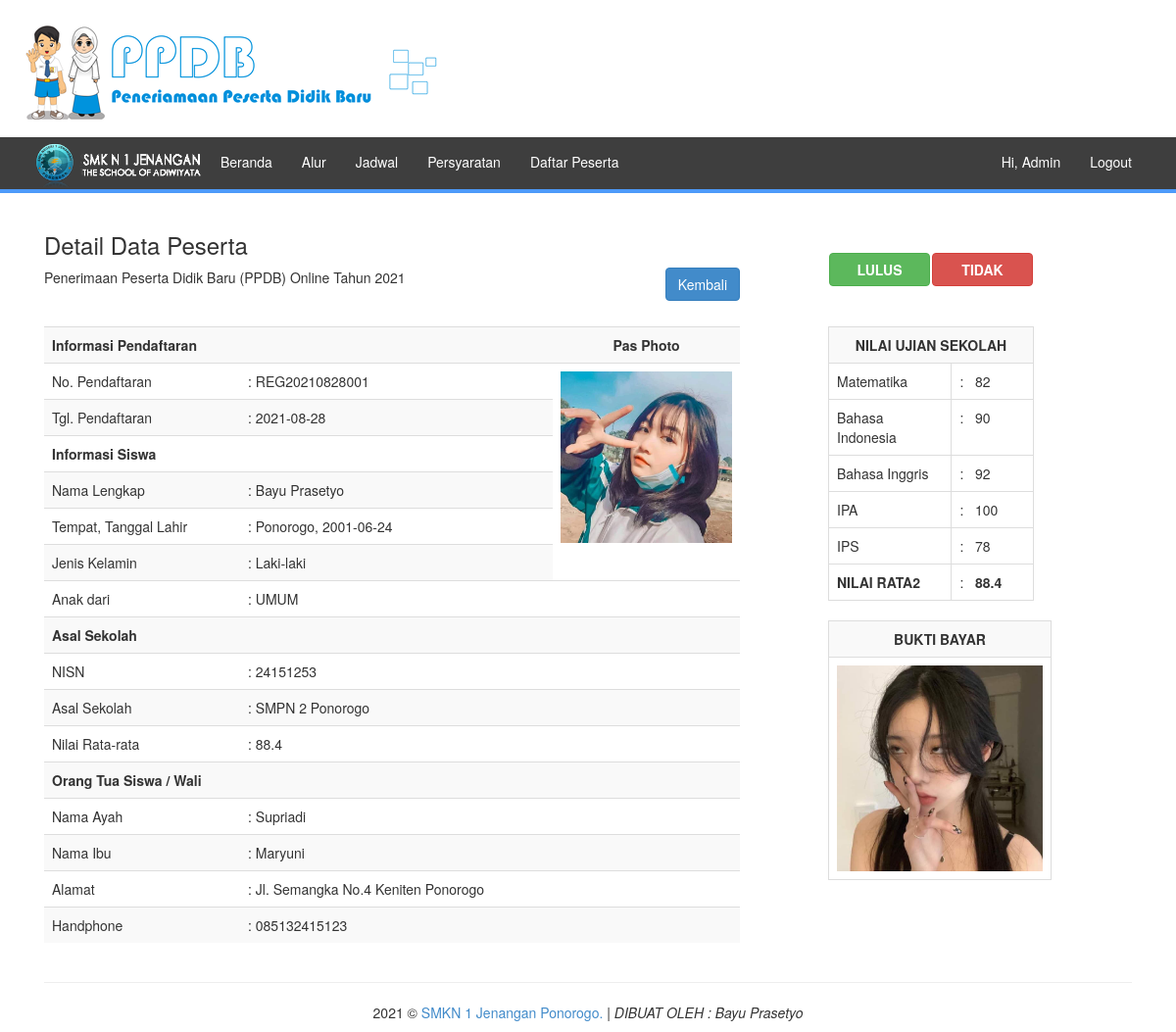
Screenshot of /admin/adm_detail_peserta.php?id=REG20210828001 with the database file from the repository.
### tables this page shows
CREATE TABLE `daftar` (
  `dfr_no` varchar(20) NOT NULL,
  `dfr_tanggal` date DEFAULT NULL,
  `dfr_password` varchar(50) NOT NULL,
  `dfr_nama` varchar(50) NOT NULL,
  `dfr_jekel` enum('1','2') DEFAULT NULL,
  `dfr_tmp_lahir` varchar(20) DEFAULT NULL,
  `dfr_tgl_lahir` date DEFAULT NULL,
  `dfr_agama` enum('1','2','3','4','5') DEFAULT NULL,
  `dfr_anak_dr` enum('1','2','3','4') DEFAULT NULL,
  `dfr_nisn` varchar(50) DEFAULT NULL,
  `dfr_asal_sekolah` text DEFAULT NULL,
  `dfr_almt_sekolah` text DEFAULT NULL,
  `dfr_pas_photo` text DEFAULT NULL,
  `dfr_nilai_mm` int(11) DEFAULT NULL,
  `dfr_nilai_indo` int(11) DEFAULT NULL,
  `dfr_nilai_eng` int(11) DEFAULT NULL,
  `dfr_nilai_ipa` int(11) DEFAULT NULL,
  `dfr_nilai_ips` int(11) DEFAULT NULL,
  `dfr_ayah` varchar(20) DEFAULT NULL,
  `dfr_ibu` varchar(20) DEFAULT NULL,
  `dfr_alamat` text DEFAULT NULL,
  `dfr_hp_ortu` varchar(12) DEFAULT NULL,
  `status` enum('R','S') DEFAULT NULL,
  `filetf` text DEFAULT NULL,
  PRIMARY KEY (`dfr_no`)
);

### admin/adm_detail_peserta.php (the view, shortened to what this page needs)
<?php
include 'adm_header.php';
include '../koneksi.php';
$username = $_GET['id'];
$result = mysqli_query($connect, "SELECT * FROM daftar WHERE dfr_no = '$username'");
$d = mysqli_fetch_array($result,MYSQLI_ASSOC);
$mm = $d['dfr_nilai_mm'];
$indo = $d['dfr_nilai_indo'];
$eng = $d['dfr_nilai_eng'];
$ipa = $d['dfr_nilai_ipa'];
$ips = $d['dfr_nilai_ips'];
$total = ($mm + $indo + $eng + $ipa + $ips) / 5;
?>
<link rel="stylesheet" type="text/css" href="../assets/source/jquery.fancybox.css" media="screen">
<div class="row clearfix">
  <div class="row">
    <div class="col-md-8 column">
      <h3>Detail Data Peserta</h3>
      Penerimaan Peserta Didik Baru (PPDB) Online Tahun <?php echo date('Y'); ?>
      <a href="adm_all_peserta.php" class="btn btn-primary pull-right"> Kembali</a>
      <br><br><br>
    </div>
    <div class="col-md-3 column">
      <br><br>
      <table width="100%">
        <tbody>
          <tr>
            <td width="50%"><a href="adm_opsi_lulus.php?id=<?php echo $d['dfr_no'];?>" class="btn btn-success btn-block"><b>LULUS</b></a></td>
            <td width="50%"><a href="adm_opsi_gagal.php?id=<?php echo $d['dfr_no'];?>" class="btn btn-danger btn-block"><b>TIDAK</b></a></td>
          </tr>
        </tbody>
      </table>
    </div>
  </div>
  <div class="row">
  <div class="col-md-8 column">
    <table class="table table-striped">
      <tbody>
        <tr>
          <td><strong>Informasi Pendaftaran</strong></td>
          <td></td>
          <td align="center"><strong>Pas Photo</strong></td>
        </tr>
        <tr>
          <td width="200">No. Pendaftaran</td>
          <td>: <?php echo $d['dfr_no']; ?></td>
          <td width="175" rowspan="6"><img width="175" src="../gambar/<?php echo $d['dfr_pas_photo']; ?>"></td>
        </tr>
        <tr>
          <td>Tgl. Pendaftaran</td>
          <td>: <?php echo $d['dfr_tanggal']; ?></td>
        </tr>
        <tr>
          <td colspan="2"><strong>Informasi Siswa</strong></td>
        </tr>
        <tr>
          <td>Nama Lengkap</td>
          <td>: <?php echo $d['dfr_nama']; ?></td>
        </tr>
        <tr>
          <td>Tempat, Tanggal Lahir</td>
          <td>: <?php echo $d['dfr_tmp_lahir'].", ". $d['dfr_tgl_lahir'] ?></td>
        </tr>
        <tr>
          <td>Jenis Kelamin</td>
          <td>
          <?php
            if ($d['dfr_jekel'] == 1) {
              echo ": Laki-laki";
            } else {
              echo ": Perempuan";
            }
          ?>
          </td>
        </tr>
        <tr>
          <td>Anak dari</td>
          <td>
          : <?php
            if($d['dfr_anak_dr'] == '1'){
              echo "UMUM";
            }elseif ($d['dfr_anak_dr'] == '2'){
              echo "PA-AD";
            }elseif($d['dfr_anak_dr'] == '3'){
              echo "BA TA SIP-AD";
            }elseif ($d['dfr_anak_dr'] == '4'){
              echo "WK-AD";
            }else{
              echo "Tidak Terdaftar";
            }
          ?>
          </td>
          <td></td>
        </tr>
        <tr>
          <td colspan="3"><strong>Asal Sekolah</strong></td>
        </tr>
        <tr>
          <td>NISN</td>
          <td>: <?php echo $d['dfr_nisn']; ?></td>
          <td></td>
        </tr>
        <tr>
          <td>Asal Sekolah</td>
          <td>: <?php echo $d['dfr_asal_sekolah']; ?></td>
          <td></td>
        </tr>
        <tr>
          <td>Nilai Rata-rata</td>
          <td>: <?php echo $total; ?></td>
          <td></td>
        </tr>
        <tr>
          <td colspan="3"><strong>Orang Tua Siswa / Wali</strong></td>
        </tr>
        <tr>
          <td>Nama Ayah</td>
          <td>: <?php echo $d['dfr_ayah']; ?></td>
          <td></td>
        </tr>
        <tr>
          <td>Nama Ibu</td>
          <td>: <?php echo $d['dfr_ibu']; ?></td>
          <td></td>
        </tr>
        <tr>
          <td>Alamat</td>
          <td>: <?php echo $d['dfr_alamat']; ?></td>
          <td></td>
        </tr>
        <tr>
          <td>Handphone</td>
          <td>: <?php echo $d['dfr_hp_ortu']; ?></td>
          <td></td>
        </tr>
      </tbody>
    </table>
    </div>
    <div class="col-md-3 column">
      <table class="table table-bordered">
        <tr style="background-color:#f9f9f9;">
          <td colspan="2" align="center"><strong>NILAI UJIAN SEKOLAH</strong></td>
        </tr>
        <tr>
          <td width="60%">Matematika</td>
          <td>: &nbsp;&nbsp;<?php echo $mm; ?></td>
        </tr>
        <tr>
          <td>Bahasa Indonesia</td>
          <td>: &nbsp;&nbsp;<?php echo $indo; ?></td>
        </tr>
        <tr>
          <td>Bahasa Inggris</td>
          <td>: &nbsp;&nbsp;<?php echo $eng; ?></td>
        </tr>
        <tr>
          <td>IPA</td>
          <td>: &nbsp;&nbsp;<?php echo $ipa; ?></td>
        </tr>
        <tr>
          <td>IPS</td>
          <td>: &nbsp;&nbsp;<?php echo $ips; ?></td>
        </tr>
        <tr>
          <td><strong>NILAI RATA2</strong></td>
          <td>: &nbsp;&nbsp;<strong><?php echo $total; ?></strong></td>
        </tr>
      </table>
      <table width="100%" class="table table-striped table-bordered">
        <tbody>
          <tr>
            <td width="100%" align="center"><b>BUKTI BAYAR</b></td>
          </tr>
          <tr>
            <td width="100%" align="center"><a href="#" id="perbesar"><img src="../bukti/<?php echo $d['filetf'];?>" width="210"></a></td>
          </tr>
        </tbody>
      </table>
    </div>
  </div>
</div>
<?php include 'adm_footer.php'; ?>

### rows the page displays
daftar: dfr_no "REG20210828001", dfr_pas_photo (picture), dfr_tanggal "2021-08-28", dfr_nama "Bayu Prasetyo", dfr_tmp_lahir "Ponorogo", dfr_tgl_lahir "2001-06-24", dfr_nisn "24151253", dfr_asal_sekolah "SMPN 2 Ponorogo", total "88.4", dfr_ayah "Supriadi", dfr_ibu "Maryuni", dfr_alamat "Jl. Semangka No.4 Keniten Ponorogo", dfr_hp_ortu "085132415123", dfr_nilai_mm "82", dfr_nilai_indo "90", dfr_nilai_eng "92", dfr_nilai_ipa "100", dfr_nilai_ips "78", filetf (picture)
